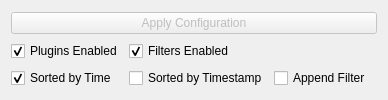
      <widget class="QFrame" name="enableConfigFrame">
       <property name="frameShape">
        <enum>QFrame::NoFrame</enum>
       </property>
       <property name="frameShadow">
        <enum>QFrame::Plain</enum>
       </property>
       <layout class="QGridLayout" name="gridLayout">
        <item row="2" column="1">
         <widget class="QCheckBox" name="filtersEnabled">
          <property name="text">
           <string>Filters Enabled</string>
          </property>
          <property name="checked">
           <bool>true</bool>
          </property>
         </widget>
        </item>
        <item row="2" column="0">
         <widget class="QCheckBox" name="pluginsEnabled">
          <property name="text">
           <string>Plugins Enabled</string>
          </property>
          <property name="checked">
           <bool>true</bool>
          </property>
         </widget>
        </item>
        <item row="0" column="0" colspan="4">
         <widget class="QPushButton" name="applyConfig">
          <property name="enabled">
           <bool>false</bool>
          </property>
          <property name="text">
           <string>Apply Configuration</string>
          </property>
          <property name="icon">
           <iconset resource="resource.qrc">
            <normaloff>:/toolbar/png/weather-storm.png</normaloff>
            <disabledoff>:/toolbar/png/weather-clear.png</disabledoff>:/toolbar/png/weather-storm.png</iconset>
          </property>
         </widget>
        </item>
        <item row="3" column="0">
         <widget class="QCheckBox" name="checkBoxSortByTime">
          <property name="text">
           <string>Sorted by Time</string>
          </property>
          <property name="checked">
           <bool>true</bool>
          </property>
         </widget>
        </item>
        <item row="3" column="1">
         <widget class="QCheckBox" name="checkBoxSortByTimestamp">
          <property name="enabled">
           <bool>true</bool>
          </property>
          <property name="text">
           <string>Sorted by Timestamp</string>
          </property>
         </widget>
        </item>
        <item row="3" column="2">
         <widget class="QCheckBox" name="checkBoxAppendDefaultFilter">
          <property name="enabled">
           <bool>true</bool>
          </property>
          <property name="text">
           <string>Append Filter</string>
          </property>
         </widget>
        </item>
       </layout>
      </widget>
